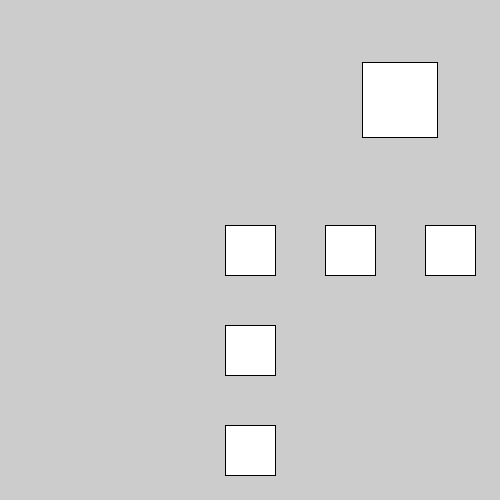
Frame 1 (no input)
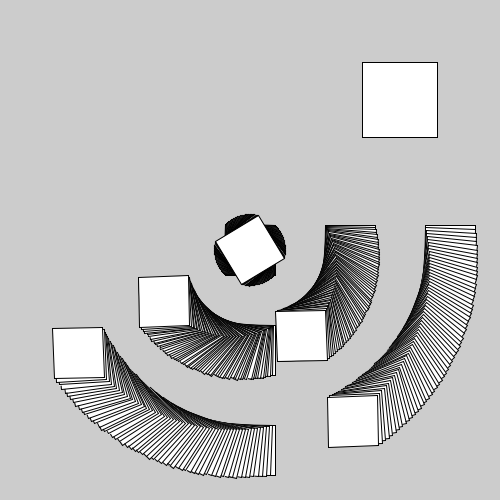
Frame 60 (the mouse pressed at the canvas centre just before this capture)
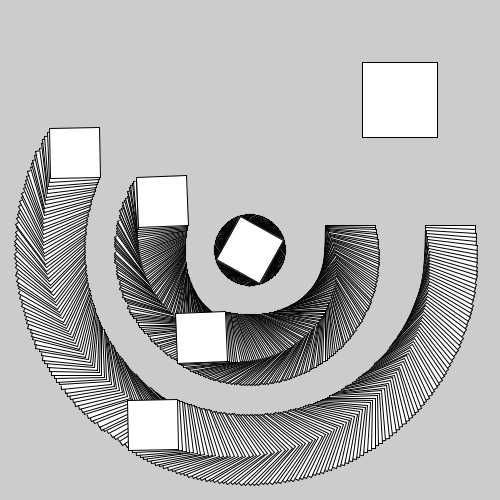
Frame 120 (the mouse held since frame 60 and released just before this capture)

The Processing sketch that drew these frames (run headless with seeded random() and noise(); from frame 60 on, the mouse is pressed at the canvas centre):

// Processing sketch: Notes_1_Rotation
// ── Notes_1_Rotation.pde
float degrees;
float degrees2;

void setup() {
  size(500, 500);
  degrees = 0;
  degrees2 = 0;
}

void draw() {
  //background(255);
  pushMatrix();
  translate(250, 250);
  rotate(radians(degrees));
  rectMode(CENTER);
  rect(0, 0, 50, 50);
  
  pushMatrix();
  translate(0, 100);
  rotate(radians(degrees2));
  rect(0, 0, 50, 50);
  popMatrix();
  
  pushMatrix();
  translate(0, 200);
  rotate(radians(degrees2));
  rect(0, 0, 50, 50);
  popMatrix();
  
  pushMatrix();
  translate(100, 0);
  rotate(radians(degrees2));
  rect(0, 0, 50, 50);
  popMatrix();
  
  pushMatrix();
  translate(200, 0);
  rotate(radians(degrees2));
  rect(0, 0, 50, 50);
  popMatrix();
  
  popMatrix();
  
  degrees = degrees + 1;
  degrees2 = degrees2 + 0.5;
  
  rect(400, 100, 75, 75);
}
